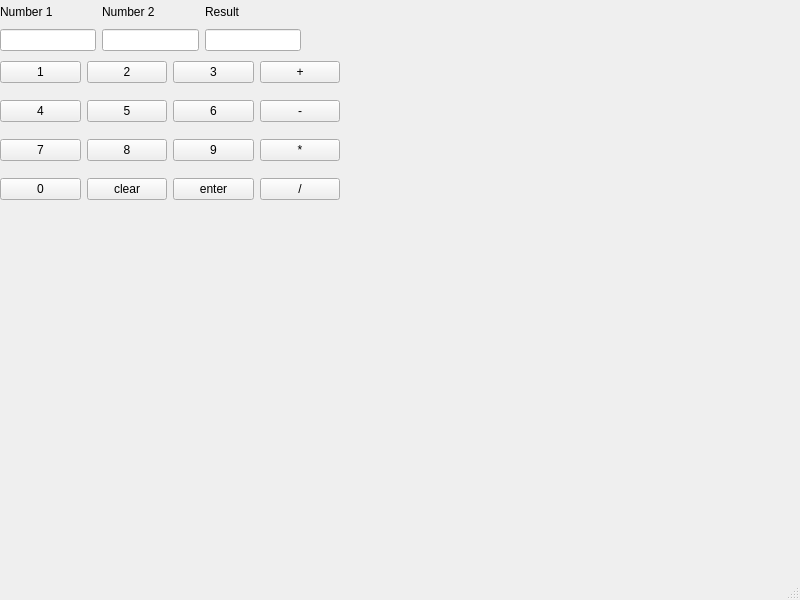
<?xml version="1.0" encoding="UTF-8"?>
<ui version="4.0">
 <class>MainWindow</class>
 <widget class="QMainWindow" name="MainWindow">
  <property name="geometry">
   <rect>
    <x>0</x>
    <y>0</y>
    <width>800</width>
    <height>600</height>
   </rect>
  </property>
  <property name="windowTitle">
   <string>MainWindow</string>
  </property>
  <widget class="QWidget" name="centralwidget">
   <widget class="QWidget" name="gridLayoutWidget">
    <property name="geometry">
     <rect>
      <x>0</x>
      <y>50</y>
      <width>340</width>
      <height>161</height>
     </rect>
    </property>
    <layout class="QGridLayout" name="gridLayout">
     <item row="1" column="1">
      <widget class="QPushButton" name="N5">
       <property name="text">
        <string>5</string>
       </property>
      </widget>
     </item>
     <item row="0" column="3">
      <widget class="QPushButton" name="N3">
       <property name="text">
        <string>3</string>
       </property>
      </widget>
     </item>
     <item row="0" column="1">
      <widget class="QPushButton" name="N2">
       <property name="text">
        <string>2</string>
       </property>
      </widget>
     </item>
     <item row="2" column="3">
      <widget class="QPushButton" name="N9">
       <property name="text">
        <string>9</string>
       </property>
      </widget>
     </item>
     <item row="3" column="0">
      <widget class="QPushButton" name="N0">
       <property name="text">
        <string>0</string>
       </property>
      </widget>
     </item>
     <item row="2" column="1">
      <widget class="QPushButton" name="N8">
       <property name="text">
        <string>8</string>
       </property>
      </widget>
     </item>
     <item row="3" column="3">
      <widget class="QPushButton" name="enter">
       <property name="text">
        <string>enter</string>
       </property>
      </widget>
     </item>
     <item row="3" column="1">
      <widget class="QPushButton" name="clear">
       <property name="text">
        <string>clear</string>
       </property>
      </widget>
     </item>
     <item row="2" column="0">
      <widget class="QPushButton" name="N7">
       <property name="text">
        <string>7</string>
       </property>
      </widget>
     </item>
     <item row="0" column="0">
      <widget class="QPushButton" name="N1">
       <property name="text">
        <string>1</string>
       </property>
      </widget>
     </item>
     <item row="1" column="0">
      <widget class="QPushButton" name="N4">
       <property name="text">
        <string>4</string>
       </property>
      </widget>
     </item>
     <item row="1" column="3">
      <widget class="QPushButton" name="N6">
       <property name="text">
        <string>6</string>
       </property>
      </widget>
     </item>
     <item row="1" column="4">
      <widget class="QPushButton" name="MIN">
       <property name="text">
        <string>-</string>
       </property>
      </widget>
     </item>
     <item row="0" column="4">
      <widget class="QPushButton" name="ADD">
       <property name="text">
        <string>+</string>
       </property>
      </widget>
     </item>
     <item row="2" column="4">
      <widget class="QPushButton" name="MUL">
       <property name="text">
        <string>*</string>
       </property>
      </widget>
     </item>
     <item row="3" column="4">
      <widget class="QPushButton" name="DIV">
       <property name="text">
        <string>/</string>
       </property>
      </widget>
     </item>
    </layout>
   </widget>
   <widget class="QWidget" name="gridLayoutWidget_2">
    <property name="geometry">
     <rect>
      <x>0</x>
      <y>0</y>
      <width>301</width>
      <height>51</height>
     </rect>
    </property>
    <layout class="QGridLayout" name="gridLayout_2">
     <item row="0" column="2">
      <widget class="QLabel" name="label_3">
       <property name="text">
        <string>Result</string>
       </property>
      </widget>
     </item>
     <item row="0" column="1">
      <widget class="QLabel" name="label_2">
       <property name="text">
        <string>Number 2</string>
       </property>
      </widget>
     </item>
     <item row="0" column="0">
      <widget class="QLabel" name="label">
       <property name="text">
        <string>Number 1</string>
       </property>
      </widget>
     </item>
     <item row="1" column="0">
      <widget class="QLineEdit" name="Num1"/>
     </item>
     <item row="1" column="1">
      <widget class="QLineEdit" name="Num2"/>
     </item>
     <item row="1" column="2">
      <widget class="QLineEdit" name="Result"/>
     </item>
    </layout>
   </widget>
  </widget>
  <widget class="QMenuBar" name="menubar">
   <property name="geometry">
    <rect>
     <x>0</x>
     <y>0</y>
     <width>800</width>
     <height>21</height>
    </rect>
   </property>
  </widget>
  <widget class="QStatusBar" name="statusbar"/>
 </widget>
 <resources/>
 <connections/>
</ui>
